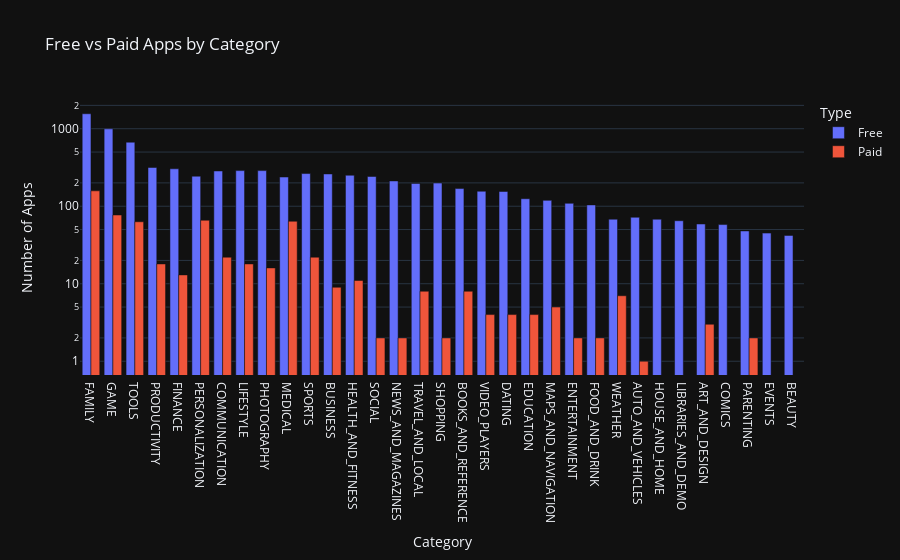

Notebook source saved alongside this figure:
### Markdown cell above
**Challenge**: Use the plotly express bar [chart examples](https://plotly.com/python/bar-charts/#bar-chart-with-sorted-or-ordered-categories) and the [.bar() API reference](https://plotly.com/python-api-reference/generated/plotly.express.bar.html#plotly.express.bar) to create this bar chart: 

<img src=https://imgur.com/LE0XCxA.png>

You'll want to use the `df_free_vs_paid` DataFrame that you created above that has the total number of free and paid apps per category. 

See if you can figure out how to get the look above by changing the `categoryorder` to 'total descending' as outlined in the documentation here [here](https://plotly.com/python/categorical-axes/#automatically-sorting-categories-by-name-or-total-value).

### Code cell
g_bar = px.bar(df_free_vs_paid,
               x='Category',
               y='App',
               title='Free vs Paid Apps by Category',
               color='Type',
               barmode='group')
 
g_bar.update_layout(xaxis_title='Category',
                    yaxis_title='Number of Apps',
                    xaxis={'categoryorder':'total descending'},
                    yaxis=dict(type='log'))
 
g_bar.show()

### Figure 1 — Plotly figure (JSON) as saved in the notebook; plotly's stock layout.template omitted (floating-point values rounded to 4 significant figures)
{"data": [{"alignmentgroup": "True", "hovertemplate": "Type=Free<br>Category=%{x}<br>App=%{y}<extra></extra>", "legendgroup": "Free", "marker": {"color": "#636efa", "pattern": {"shape": ""}}, "name": "Free", "offsetgroup": "Free", "orientation": "v", "showlegend": true, "textposition": "auto", "x": ["ART_AND_DESIGN", "AUTO_AND_VEHICLES", "BEAUTY", "BOOKS_AND_REFERENCE", "BUSINESS", "COMICS", "COMMUNICATION", "DATING", "EDUCATION", "ENTERTAINMENT", "EVENTS", "FAMILY", "FINANCE", "FOOD_AND_DRINK", "GAME", "HEALTH_AND_FITNESS", "HOUSE_AND_HOME", "LIBRARIES_AND_DEMO", "LIFESTYLE", "MAPS_AND_NAVIGATION", "MEDICAL", "NEWS_AND_MAGAZINES", "PARENTING", "PERSONALIZATION", "PHOTOGRAPHY", "PRODUCTIVITY", "SHOPPING", "SOCIAL", "SPORTS", "TOOLS", "TRAVEL_AND_LOCAL", "VIDEO_PLAYERS", "WEATHER"], "xaxis": "x", "y": [59, 72, 42, 169, 261, 58, 285, 155, 125, 109, 45, 1560, 304, 104, 997, 251, 68, 65, 288, 119, 238, 212, 48, 244, 288, 316, 199, 242, 264, 670, 197, 156, 68], "yaxis": "y", "type": "bar"}, {"alignmentgroup": "True", "hovertemplate": "Type=Paid<br>Category=%{x}<br>App=%{y}<extra></extra>", "legendgroup": "Paid", "marker": {"color": "#EF553B", "pattern": {"shape": ""}}, "name": "Paid", "offsetgroup": "Paid", "orientation": "v", "showlegend": true, "textposition": "auto", "x": ["ART_AND_DESIGN", "AUTO_AND_VEHICLES", "BOOKS_AND_REFERENCE", "BUSINESS", "COMMUNICATION", "DATING", "EDUCATION", "ENTERTAINMENT", "FAMILY", "FINANCE", "FOOD_AND_DRINK", "GAME", "HEALTH_AND_FITNESS", "LIFESTYLE", "MAPS_AND_NAVIGATION", "MEDICAL", "NEWS_AND_MAGAZINES", "PARENTING", "PERSONALIZATION", "PHOTOGRAPHY", "PRODUCTIVITY", "SHOPPING", "SOCIAL", "SPORTS", "TOOLS", "TRAVEL_AND_LOCAL", "VIDEO_PLAYERS", "WEATHER"], "xaxis": "x", "y": [3, 1, 8, 9, 22, 4, 4, 2, 158, 13, 2, 77, 11, 18, 5, 64, 2, 2, 66, 16, 18, 2, 2, 22, 63, 8, 4, 7], "yaxis": "y", "type": "bar"}], "layout": {"xaxis": {"anchor": "y", "domain": [0.0, 1.0], "title": {"text": "Category"}, "categoryorder": "total descending"}, "yaxis": {"anchor": "x", "domain": [0.0, 1.0], "title": {"text": "Number of Apps"}, "type": "log"}, "legend": {"title": {"text": "Type"}, "tracegroupgap": 0}, "title": {"text": "Free vs Paid Apps by Category"}, "barmode": "group"}}
